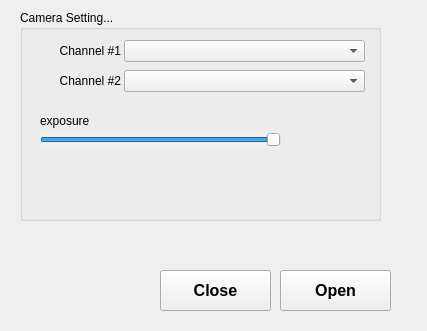
<?xml version="1.0" encoding="UTF-8"?>
<ui version="4.0">
 <class>DialogCamera</class>
 <widget class="QWidget" name="DialogCamera">
  <property name="geometry">
   <rect>
    <x>0</x>
    <y>0</y>
    <width>427</width>
    <height>331</height>
   </rect>
  </property>
  <property name="mouseTracking">
   <bool>false</bool>
  </property>
  <property name="tabletTracking">
   <bool>true</bool>
  </property>
  <property name="windowTitle">
   <string>Camera</string>
  </property>
  <widget class="QPushButton" name="pushButtonOpen">
   <property name="geometry">
    <rect>
     <x>280</x>
     <y>270</y>
     <width>111</width>
     <height>41</height>
    </rect>
   </property>
   <property name="font">
    <font>
     <family>Arial</family>
     <pointsize>12</pointsize>
     <weight>75</weight>
     <bold>true</bold>
    </font>
   </property>
   <property name="text">
    <string>Open</string>
   </property>
  </widget>
  <widget class="QGroupBox" name="groupBox_2">
   <property name="geometry">
    <rect>
     <x>20</x>
     <y>10</y>
     <width>361</width>
     <height>211</height>
    </rect>
   </property>
   <property name="font">
    <font>
     <family>Arial</family>
     <weight>50</weight>
     <bold>false</bold>
    </font>
   </property>
   <property name="title">
    <string>Camera Setting...</string>
   </property>
  </widget>
  <widget class="QLabel" name="label_3">
   <property name="geometry">
    <rect>
     <x>40</x>
     <y>40</y>
     <width>81</width>
     <height>21</height>
    </rect>
   </property>
   <property name="text">
    <string>Channel #1</string>
   </property>
   <property name="alignment">
    <set>Qt::AlignRight|Qt::AlignTrailing|Qt::AlignVCenter</set>
   </property>
  </widget>
  <widget class="QComboBox" name="comboBoxCam1Port">
   <property name="geometry">
    <rect>
     <x>124</x>
     <y>40</y>
     <width>241</width>
     <height>22</height>
    </rect>
   </property>
  </widget>
  <widget class="QComboBox" name="comboBoxCam2Port">
   <property name="geometry">
    <rect>
     <x>124</x>
     <y>70</y>
     <width>241</width>
     <height>22</height>
    </rect>
   </property>
  </widget>
  <widget class="QLabel" name="label_4">
   <property name="geometry">
    <rect>
     <x>40</x>
     <y>70</y>
     <width>81</width>
     <height>21</height>
    </rect>
   </property>
   <property name="text">
    <string>Channel #2</string>
   </property>
   <property name="alignment">
    <set>Qt::AlignRight|Qt::AlignTrailing|Qt::AlignVCenter</set>
   </property>
  </widget>
  <widget class="QSlider" name="sliderExposure">
   <property name="geometry">
    <rect>
     <x>40</x>
     <y>130</y>
     <width>241</width>
     <height>19</height>
    </rect>
   </property>
   <property name="autoFillBackground">
    <bool>true</bool>
   </property>
   <property name="styleSheet">
    <string notr="true">QSlider::groove:horizontal</string>
   </property>
   <property name="minimum">
    <number>-13</number>
   </property>
   <property name="maximum">
    <number>-1</number>
   </property>
   <property name="orientation">
    <enum>Qt::Horizontal</enum>
   </property>
  </widget>
  <widget class="QPushButton" name="pushButtonClose">
   <property name="geometry">
    <rect>
     <x>160</x>
     <y>270</y>
     <width>111</width>
     <height>41</height>
    </rect>
   </property>
   <property name="font">
    <font>
     <family>Arial</family>
     <pointsize>12</pointsize>
     <weight>75</weight>
     <bold>true</bold>
    </font>
   </property>
   <property name="text">
    <string>Close</string>
   </property>
  </widget>
  <widget class="QLabel" name="label_5">
   <property name="geometry">
    <rect>
     <x>40</x>
     <y>110</y>
     <width>71</width>
     <height>21</height>
    </rect>
   </property>
   <property name="text">
    <string>exposure</string>
   </property>
   <property name="alignment">
    <set>Qt::AlignLeading|Qt::AlignLeft|Qt::AlignVCenter</set>
   </property>
  </widget>
 </widget>
 <resources/>
 <connections/>
</ui>
